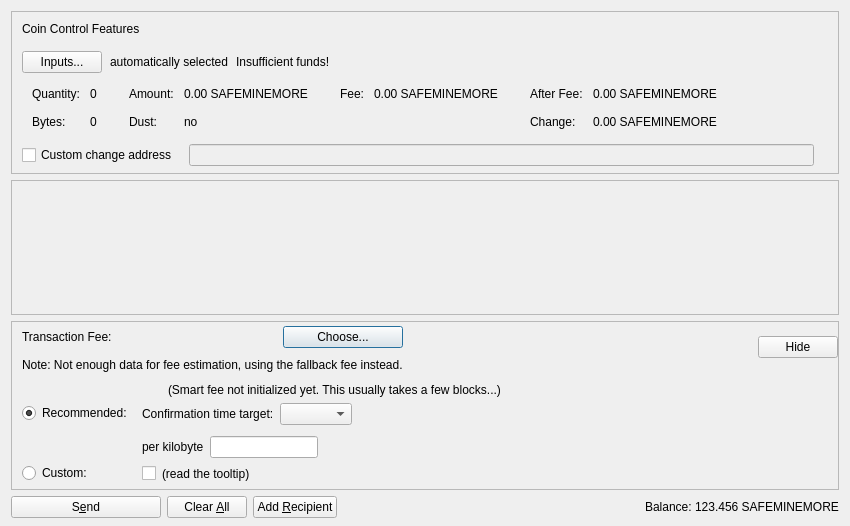
<?xml version="1.0" encoding="UTF-8"?>
<ui version="4.0">
 <class>SendCoinsDialog</class>
 <widget class="QDialog" name="SendCoinsDialog">
  <property name="geometry">
   <rect>
    <x>0</x>
    <y>0</y>
    <width>850</width>
    <height>526</height>
   </rect>
  </property>
  <property name="windowTitle">
   <string>Send Coins</string>
  </property>
  <layout class="QVBoxLayout" name="verticalLayout" stretch="0,1,0,0">
   <property name="bottomMargin">
    <number>8</number>
   </property>
   <item>
    <widget class="QFrame" name="frameCoinControl">
     <property name="sizePolicy">
      <sizepolicy hsizetype="Expanding" vsizetype="Expanding">
       <horstretch>0</horstretch>
       <verstretch>0</verstretch>
      </sizepolicy>
     </property>
     <property name="maximumSize">
      <size>
       <width>16777215</width>
       <height>16777215</height>
      </size>
     </property>
     <property name="frameShape">
      <enum>QFrame::StyledPanel</enum>
     </property>
     <property name="frameShadow">
      <enum>QFrame::Sunken</enum>
     </property>
     <layout class="QVBoxLayout" name="verticalLayoutCoinControl2">
      <property name="spacing">
       <number>0</number>
      </property>
      <property name="leftMargin">
       <number>0</number>
      </property>
      <property name="topMargin">
       <number>0</number>
      </property>
      <property name="rightMargin">
       <number>0</number>
      </property>
      <property name="bottomMargin">
       <number>6</number>
      </property>
      <item>
       <layout class="QVBoxLayout" name="verticalLayoutCoinControl" stretch="0,0,0,0,1">
        <property name="spacing">
         <number>0</number>
        </property>
        <property name="leftMargin">
         <number>10</number>
        </property>
        <property name="topMargin">
         <number>10</number>
        </property>
        <item>
         <layout class="QHBoxLayout" name="horizontalLayoutCoinControl1">
          <property name="bottomMargin">
           <number>15</number>
          </property>
          <item>
           <widget class="QLabel" name="labelCoinControlFeatures">
            <property name="sizePolicy">
             <sizepolicy hsizetype="Preferred" vsizetype="Maximum">
              <horstretch>0</horstretch>
              <verstretch>0</verstretch>
             </sizepolicy>
            </property>
            <property name="text">
             <string>Coin Control Features</string>
            </property>
           </widget>
          </item>
         </layout>
        </item>
        <item>
         <layout class="QHBoxLayout" name="horizontalLayoutCoinControl2" stretch="0,0,0,0">
          <property name="spacing">
           <number>8</number>
          </property>
          <property name="bottomMargin">
           <number>10</number>
          </property>
          <item>
           <widget class="QPushButton" name="pushButtonCoinControl">
            <property name="styleSheet">
             <string notr="true"/>
            </property>
            <property name="text">
             <string>Inputs...</string>
            </property>
            <property name="autoDefault">
             <bool>false</bool>
            </property>
           </widget>
          </item>
          <item>
           <widget class="QLabel" name="labelCoinControlAutomaticallySelected">
            <property name="text">
             <string>automatically selected</string>
            </property>
            <property name="margin">
             <number>5</number>
            </property>
           </widget>
          </item>
          <item>
           <widget class="QLabel" name="labelCoinControlInsuffFunds">
            <property name="text">
             <string>Insufficient funds!</string>
            </property>
            <property name="margin">
             <number>5</number>
            </property>
           </widget>
          </item>
          <item>
           <spacer name="horizontalSpacerCoinControl">
            <property name="orientation">
             <enum>Qt::Horizontal</enum>
            </property>
            <property name="sizeHint" stdset="0">
             <size>
              <width>40</width>
              <height>1</height>
             </size>
            </property>
           </spacer>
          </item>
         </layout>
        </item>
        <item>
         <widget class="QWidget" name="widgetCoinControl" native="true">
          <property name="sizePolicy">
           <sizepolicy hsizetype="Preferred" vsizetype="Preferred">
            <horstretch>0</horstretch>
            <verstretch>0</verstretch>
           </sizepolicy>
          </property>
          <property name="minimumSize">
           <size>
            <width>0</width>
            <height>0</height>
           </size>
          </property>
          <property name="styleSheet">
           <string notr="true"/>
          </property>
          <layout class="QHBoxLayout" name="horizontalLayoutCoinControl5">
           <property name="leftMargin">
            <number>0</number>
           </property>
           <property name="topMargin">
            <number>0</number>
           </property>
           <property name="rightMargin">
            <number>0</number>
           </property>
           <property name="bottomMargin">
            <number>0</number>
           </property>
           <item>
            <layout class="QHBoxLayout" name="horizontalLayoutCoinControl3" stretch="0,0,0,1">
             <property name="spacing">
              <number>20</number>
             </property>
             <property name="topMargin">
              <number>0</number>
             </property>
             <property name="bottomMargin">
              <number>10</number>
             </property>
             <item>
              <layout class="QFormLayout" name="formLayoutCoinControl1">
               <property name="horizontalSpacing">
                <number>10</number>
               </property>
               <property name="verticalSpacing">
                <number>14</number>
               </property>
               <property name="leftMargin">
                <number>10</number>
               </property>
               <property name="topMargin">
                <number>4</number>
               </property>
               <property name="rightMargin">
                <number>6</number>
               </property>
               <item row="0" column="0">
                <widget class="QLabel" name="labelCoinControlQuantityText">
                 <property name="text">
                  <string>Quantity:</string>
                 </property>
                 <property name="margin">
                  <number>0</number>
                 </property>
                </widget>
               </item>
               <item row="0" column="1">
                <widget class="QLabel" name="labelCoinControlQuantity">
                 <property name="cursor">
                  <cursorShape>IBeamCursor</cursorShape>
                 </property>
                 <property name="contextMenuPolicy">
                  <enum>Qt::ActionsContextMenu</enum>
                 </property>
                 <property name="text">
                  <string notr="true">0</string>
                 </property>
                 <property name="margin">
                  <number>0</number>
                 </property>
                 <property name="textInteractionFlags">
                  <set>Qt::LinksAccessibleByMouse|Qt::TextSelectableByKeyboard|Qt::TextSelectableByMouse</set>
                 </property>
                </widget>
               </item>
               <item row="1" column="0">
                <widget class="QLabel" name="labelCoinControlBytesText">
                 <property name="text">
                  <string>Bytes:</string>
                 </property>
                </widget>
               </item>
               <item row="1" column="1">
                <widget class="QLabel" name="labelCoinControlBytes">
                 <property name="cursor">
                  <cursorShape>IBeamCursor</cursorShape>
                 </property>
                 <property name="contextMenuPolicy">
                  <enum>Qt::ActionsContextMenu</enum>
                 </property>
                 <property name="text">
                  <string notr="true">0</string>
                 </property>
                 <property name="textInteractionFlags">
                  <set>Qt::LinksAccessibleByMouse|Qt::TextSelectableByKeyboard|Qt::TextSelectableByMouse</set>
                 </property>
                </widget>
               </item>
              </layout>
             </item>
             <item>
              <layout class="QFormLayout" name="formLayoutCoinControl2">
               <property name="horizontalSpacing">
                <number>10</number>
               </property>
               <property name="verticalSpacing">
                <number>14</number>
               </property>
               <property name="leftMargin">
                <number>6</number>
               </property>
               <property name="topMargin">
                <number>4</number>
               </property>
               <property name="rightMargin">
                <number>6</number>
               </property>
               <item row="0" column="0">
                <widget class="QLabel" name="labelCoinControlAmountText">
                 <property name="text">
                  <string>Amount:</string>
                 </property>
                 <property name="margin">
                  <number>0</number>
                 </property>
                </widget>
               </item>
               <item row="0" column="1">
                <widget class="QLabel" name="labelCoinControlAmount">
                 <property name="cursor">
                  <cursorShape>IBeamCursor</cursorShape>
                 </property>
                 <property name="contextMenuPolicy">
                  <enum>Qt::ActionsContextMenu</enum>
                 </property>
                 <property name="text">
                  <string notr="true">0.00 SAFEMINEMORE</string>
                 </property>
                 <property name="textInteractionFlags">
                  <set>Qt::LinksAccessibleByMouse|Qt::TextSelectableByKeyboard|Qt::TextSelectableByMouse</set>
                 </property>
                </widget>
               </item>
               <item row="1" column="0">
                <widget class="QLabel" name="labelCoinControlLowOutputText">
                 <property name="text">
                  <string>Dust:</string>
                 </property>
                </widget>
               </item>
               <item row="1" column="1">
                <widget class="QLabel" name="labelCoinControlLowOutput">
                 <property name="cursor">
                  <cursorShape>IBeamCursor</cursorShape>
                 </property>
                 <property name="contextMenuPolicy">
                  <enum>Qt::ActionsContextMenu</enum>
                 </property>
                 <property name="text">
                  <string notr="true">no</string>
                 </property>
                 <property name="textInteractionFlags">
                  <set>Qt::LinksAccessibleByMouse|Qt::TextSelectableByKeyboard|Qt::TextSelectableByMouse</set>
                 </property>
                </widget>
               </item>
              </layout>
             </item>
             <item>
              <layout class="QFormLayout" name="formLayoutCoinControl3">
               <property name="horizontalSpacing">
                <number>10</number>
               </property>
               <property name="verticalSpacing">
                <number>14</number>
               </property>
               <property name="leftMargin">
                <number>6</number>
               </property>
               <property name="topMargin">
                <number>4</number>
               </property>
               <property name="rightMargin">
                <number>6</number>
               </property>
               <item row="0" column="0">
                <widget class="QLabel" name="labelCoinControlFeeText">
                 <property name="text">
                  <string>Fee:</string>
                 </property>
                 <property name="margin">
                  <number>0</number>
                 </property>
                </widget>
               </item>
               <item row="0" column="1">
                <widget class="QLabel" name="labelCoinControlFee">
                 <property name="cursor">
                  <cursorShape>IBeamCursor</cursorShape>
                 </property>
                 <property name="contextMenuPolicy">
                  <enum>Qt::ActionsContextMenu</enum>
                 </property>
                 <property name="text">
                  <string notr="true">0.00 SAFEMINEMORE</string>
                 </property>
                 <property name="textInteractionFlags">
                  <set>Qt::LinksAccessibleByMouse|Qt::TextSelectableByKeyboard|Qt::TextSelectableByMouse</set>
                 </property>
                </widget>
               </item>
              </layout>
             </item>
             <item>
              <layout class="QFormLayout" name="formLayoutCoinControl4">
               <property name="horizontalSpacing">
                <number>10</number>
               </property>
               <property name="verticalSpacing">
                <number>14</number>
               </property>
               <property name="leftMargin">
                <number>6</number>
               </property>
               <property name="topMargin">
                <number>4</number>
               </property>
               <property name="rightMargin">
                <number>6</number>
               </property>
               <item row="0" column="0">
                <widget class="QLabel" name="labelCoinControlAfterFeeText">
                 <property name="text">
                  <string>After Fee:</string>
                 </property>
                 <property name="margin">
                  <number>0</number>
                 </property>
                </widget>
               </item>
               <item row="0" column="1">
                <widget class="QLabel" name="labelCoinControlAfterFee">
                 <property name="cursor">
                  <cursorShape>IBeamCursor</cursorShape>
                 </property>
                 <property name="contextMenuPolicy">
                  <enum>Qt::ActionsContextMenu</enum>
                 </property>
                 <property name="text">
                  <string notr="true">0.00 SAFEMINEMORE</string>
                 </property>
                 <property name="textInteractionFlags">
                  <set>Qt::LinksAccessibleByMouse|Qt::TextSelectableByKeyboard|Qt::TextSelectableByMouse</set>
                 </property>
                </widget>
               </item>
               <item row="1" column="0">
                <widget class="QLabel" name="labelCoinControlChangeText">
                 <property name="text">
                  <string>Change:</string>
                 </property>
                </widget>
               </item>
               <item row="1" column="1">
                <widget class="QLabel" name="labelCoinControlChange">
                 <property name="cursor">
                  <cursorShape>IBeamCursor</cursorShape>
                 </property>
                 <property name="contextMenuPolicy">
                  <enum>Qt::ActionsContextMenu</enum>
                 </property>
                 <property name="text">
                  <string notr="true">0.00 SAFEMINEMORE</string>
                 </property>
                 <property name="textInteractionFlags">
                  <set>Qt::LinksAccessibleByMouse|Qt::TextSelectableByKeyboard|Qt::TextSelectableByMouse</set>
                 </property>
                </widget>
               </item>
              </layout>
             </item>
            </layout>
           </item>
          </layout>
         </widget>
        </item>
        <item>
         <layout class="QHBoxLayout" name="horizontalLayoutCoinControl4" stretch="0,0,0">
          <property name="spacing">
           <number>12</number>
          </property>
          <property name="sizeConstraint">
           <enum>QLayout::SetDefaultConstraint</enum>
          </property>
          <property name="topMargin">
           <number>5</number>
          </property>
          <property name="rightMargin">
           <number>5</number>
          </property>
          <item>
           <widget class="QCheckBox" name="checkBoxCoinControlChange">
            <property name="toolTip">
             <string>If this is activated, but the change address is empty or invalid, change will be sent to a newly generated address.</string>
            </property>
            <property name="text">
             <string>Custom change address</string>
            </property>
           </widget>
          </item>
          <item>
           <widget class="QValidatedLineEdit" name="lineEditCoinControlChange">
            <property name="enabled">
             <bool>false</bool>
            </property>
            <property name="sizePolicy">
             <sizepolicy hsizetype="Expanding" vsizetype="Fixed">
              <horstretch>0</horstretch>
              <verstretch>0</verstretch>
             </sizepolicy>
            </property>
           </widget>
          </item>
          <item>
           <widget class="QLabel" name="labelCoinControlChangeLabel">
            <property name="sizePolicy">
             <sizepolicy hsizetype="Preferred" vsizetype="Expanding">
              <horstretch>0</horstretch>
              <verstretch>0</verstretch>
             </sizepolicy>
            </property>
            <property name="minimumSize">
             <size>
              <width>0</width>
              <height>0</height>
             </size>
            </property>
            <property name="text">
             <string/>
            </property>
            <property name="margin">
             <number>3</number>
            </property>
           </widget>
          </item>
         </layout>
        </item>
        <item>
         <spacer name="verticalSpacerCoinControl">
          <property name="orientation">
           <enum>Qt::Vertical</enum>
          </property>
          <property name="sizeHint" stdset="0">
           <size>
            <width>800</width>
            <height>1</height>
           </size>
          </property>
         </spacer>
        </item>
       </layout>
      </item>
     </layout>
    </widget>
   </item>
   <item>
    <widget class="QScrollArea" name="scrollArea">
     <property name="widgetResizable">
      <bool>true</bool>
     </property>
     <widget class="QWidget" name="scrollAreaWidgetContents">
      <property name="geometry">
       <rect>
        <x>0</x>
        <y>0</y>
        <width>830</width>
        <height>104</height>
       </rect>
      </property>
      <layout class="QVBoxLayout" name="verticalLayout_2" stretch="0,1">
       <property name="leftMargin">
        <number>0</number>
       </property>
       <property name="topMargin">
        <number>0</number>
       </property>
       <property name="rightMargin">
        <number>0</number>
       </property>
       <property name="bottomMargin">
        <number>0</number>
       </property>
       <item>
        <layout class="QVBoxLayout" name="entries">
         <property name="spacing">
          <number>6</number>
         </property>
        </layout>
       </item>
       <item>
        <spacer name="verticalSpacer">
         <property name="orientation">
          <enum>Qt::Vertical</enum>
         </property>
         <property name="sizeHint" stdset="0">
          <size>
           <width>20</width>
           <height>40</height>
          </size>
         </property>
        </spacer>
       </item>
      </layout>
     </widget>
    </widget>
   </item>
   <item>
    <widget class="QFrame" name="frameFee">
     <property name="sizePolicy">
      <sizepolicy hsizetype="Expanding" vsizetype="Expanding">
       <horstretch>0</horstretch>
       <verstretch>0</verstretch>
      </sizepolicy>
     </property>
     <property name="maximumSize">
      <size>
       <width>16777215</width>
       <height>16777215</height>
      </size>
     </property>
     <property name="frameShape">
      <enum>QFrame::StyledPanel</enum>
     </property>
     <property name="frameShadow">
      <enum>QFrame::Sunken</enum>
     </property>
     <layout class="QVBoxLayout" name="verticalLayoutFee1">
      <property name="spacing">
       <number>0</number>
      </property>
      <property name="leftMargin">
       <number>0</number>
      </property>
      <property name="topMargin">
       <number>0</number>
      </property>
      <property name="rightMargin">
       <number>0</number>
      </property>
      <property name="bottomMargin">
       <number>0</number>
      </property>
      <item>
       <layout class="QVBoxLayout" name="verticalLayoutFee2" stretch="0,0,0">
        <property name="spacing">
         <number>0</number>
        </property>
        <property name="leftMargin">
         <number>10</number>
        </property>
        <property name="topMargin">
         <number>0</number>
        </property>
        <item>
         <layout class="QHBoxLayout" name="horizontalLayoutFee1">
          <property name="bottomMargin">
           <number>0</number>
          </property>
          <item>
           <layout class="QVBoxLayout" name="verticalLayoutFee7">
            <property name="spacing">
             <number>0</number>
            </property>
            <item>
             <spacer name="verticalSpacerSmartFee">
              <property name="orientation">
               <enum>Qt::Vertical</enum>
              </property>
              <property name="sizeType">
               <enum>QSizePolicy::Fixed</enum>
              </property>
              <property name="sizeHint" stdset="0">
               <size>
                <width>1</width>
                <height>4</height>
               </size>
              </property>
             </spacer>
            </item>
            <item>
             <layout class="QHBoxLayout" name="horizontalLayoutSmartFee">
              <property name="spacing">
               <number>10</number>
              </property>
              <item>
               <widget class="QLabel" name="labelFeeHeadline">
                <property name="sizePolicy">
                 <sizepolicy hsizetype="Preferred" vsizetype="Maximum">
                  <horstretch>0</horstretch>
                  <verstretch>0</verstretch>
                 </sizepolicy>
                </property>
                <property name="text">
                 <string>Transaction Fee:</string>
                </property>
               </widget>
              </item>
              <item>
               <widget class="QLabel" name="labelFeeMinimized">
                <property name="text">
                 <string/>
                </property>
               </widget>
              </item>
              <item>
               <widget class="QPushButton" name="buttonChooseFee">
                <property name="text">
                 <string>Choose...</string>
                </property>
               </widget>
              </item>
             </layout>
            </item>
            <item>
             <spacer name="verticalSpacer_7">
              <property name="orientation">
               <enum>Qt::Vertical</enum>
              </property>
              <property name="sizeHint" stdset="0">
               <size>
                <width>1</width>
                <height>10</height>
               </size>
              </property>
             </spacer>
            </item>
            <item>
             <widget class="QLabel" name="fallbackFeeWarningLabel">
              <property name="toolTip">
               <string>Using the fallbackfee can result in sending a transaction that will take several hours or days (or never) to confirm. Consider choosing your fee manually or wait until you have validated the complete chain.</string>
              </property>
              <property name="text">
               <string>Note: Not enough data for fee estimation, using the fallback fee instead.</string>
              </property>
              <property name="wordWrap">
               <bool>false</bool>
              </property>
             </widget>
            </item>
            <item>
             <spacer name="verticalSpacer_5">
              <property name="orientation">
               <enum>Qt::Vertical</enum>
              </property>
              <property name="sizeHint" stdset="0">
               <size>
                <width>1</width>
                <height>1</height>
               </size>
              </property>
             </spacer>
            </item>
           </layout>
          </item>
          <item>
           <spacer name="horizontalSpacer_4">
            <property name="orientation">
             <enum>Qt::Horizontal</enum>
            </property>
            <property name="sizeHint" stdset="0">
             <size>
              <width>1</width>
              <height>1</height>
             </size>
            </property>
           </spacer>
          </item>
          <item>
           <widget class="QPushButton" name="buttonMinimizeFee">
            <property name="toolTip">
             <string>collapse fee-settings</string>
            </property>
            <property name="text">
             <string>Hide</string>
            </property>
           </widget>
          </item>
         </layout>
        </item>
        <item>
         <widget class="QFrame" name="frameFeeSelection">
          <layout class="QVBoxLayout" name="verticalLayoutFee12">
           <property name="spacing">
            <number>0</number>
           </property>
           <property name="leftMargin">
            <number>0</number>
           </property>
           <property name="topMargin">
            <number>0</number>
           </property>
           <property name="rightMargin">
            <number>0</number>
           </property>
           <property name="bottomMargin">
            <number>0</number>
           </property>
           <item>
            <layout class="QGridLayout" name="gridLayoutFee">
             <property name="topMargin">
              <number>10</number>
             </property>
             <property name="bottomMargin">
              <number>4</number>
             </property>
             <property name="horizontalSpacing">
              <number>10</number>
             </property>
             <property name="verticalSpacing">
              <number>4</number>
             </property>
             <item row="1" column="1">
              <layout class="QVBoxLayout" name="verticalLayoutFee8">
               <property name="spacing">
                <number>6</number>
               </property>
               <property name="topMargin">
                <number>3</number>
               </property>
               <item>
                <layout class="QHBoxLayout" name="horizontalLayoutFee13" stretch="0,0,1">
                 <item>
                  <widget class="QLabel" name="labelCustomPerKilobyte">
                   <property name="toolTip">
                    <string>If the custom fee is set to 1000 ruffs and the transaction is only 250 bytes, then &quot;per kilobyte&quot; only pays 250 ruffs in fee,&lt;br /&gt;while &quot;at least&quot; pays 1000 ruffs. For transactions bigger than a kilobyte both pay by kilobyte.</string>
                   </property>
                   <property name="text">
                    <string>per kilobyte</string>
                   </property>
                  </widget>
                 </item>
                 <item>
                  <widget class="BitcoinAmountField" name="customFee"/>
                 </item>
                 <item>
                  <spacer name="horizontalSpacer_6">
                   <property name="orientation">
                    <enum>Qt::Horizontal</enum>
                   </property>
                   <property name="sizeHint" stdset="0">
                    <size>
                     <width>1</width>
                     <height>1</height>
                    </size>
                   </property>
                  </spacer>
                 </item>
                </layout>
               </item>
               <item>
                <layout class="QHBoxLayout" name="horizontalLayoutFee8">
                 <item>
                  <widget class="QCheckBox" name="checkBoxMinimumFee">
                   <property name="toolTip">
                    <string>Paying only the minimum fee is just fine as long as there is less transaction volume than space in the blocks.&lt;br /&gt;But be aware that this can end up in a never confirming transaction once there is more demand for safeminemore transactions than the network can process.</string>
                   </property>
                   <property name="text">
                    <string/>
                   </property>
                  </widget>
                 </item>
                 <item>
                  <widget class="QLabel" name="labelMinFeeWarning">
                   <property name="enabled">
                    <bool>true</bool>
                   </property>
                   <property name="toolTip">
                    <string>Paying only the minimum fee is just fine as long as there is less transaction volume than space in the blocks.&lt;br /&gt;But be aware that this can end up in a never confirming transaction once there is more demand for safeminemore transactions than the network can process.</string>
                   </property>
                   <property name="text">
                    <string>(read the tooltip)</string>
                   </property>
                   <property name="margin">
                    <number>5</number>
                   </property>
                  </widget>
                 </item>
                 <item>
                  <spacer name="horizontalSpacer_2">
                   <property name="orientation">
                    <enum>Qt::Horizontal</enum>
                   </property>
                   <property name="sizeHint" stdset="0">
                    <size>
                     <width>1</width>
                     <height>1</height>
                    </size>
                   </property>
                  </spacer>
                 </item>
                </layout>
               </item>
              </layout>
             </item>
             <item row="0" column="0">
              <layout class="QVBoxLayout" name="verticalLayoutFee4" stretch="0,1">
               <property name="topMargin">
                <number>20</number>
               </property>
               <property name="bottomMargin">
                <number>3</number>
               </property>
               <item>
                <widget class="QRadioButton" name="radioSmartFee">
                 <property name="text">
                  <string>Recommended:</string>
                 </property>
                 <property name="checked">
                  <bool>true</bool>
                 </property>
                 <attribute name="buttonGroup">
                  <string notr="true">groupFee</string>
                 </attribute>
                </widget>
               </item>
               <item>
                <spacer name="verticalSpacer_2">
                 <property name="orientation">
                  <enum>Qt::Vertical</enum>
                 </property>
                 <property name="sizeHint" stdset="0">
                  <size>
                   <width>1</width>
                   <height>1</height>
                  </size>
                 </property>
                </spacer>
               </item>
              </layout>
             </item>
             <item row="1" column="0">
              <layout class="QVBoxLayout" name="verticalLayoutFee9" stretch="0,1">
               <property name="topMargin">
                <number>30</number>
               </property>
               <item>
                <widget class="QRadioButton" name="radioCustomFee">
                 <property name="text">
                  <string>Custom:</string>
                 </property>
                 <attribute name="buttonGroup">
                  <string notr="true">groupFee</string>
                 </attribute>
                </widget>
               </item>
               <item>
                <spacer name="verticalSpacer_6">
                 <property name="orientation">
                  <enum>Qt::Vertical</enum>
                 </property>
                 <property name="sizeHint" stdset="0">
                  <size>
                   <width>1</width>
                   <height>1</height>
                  </size>
                 </property>
                </spacer>
               </item>
              </layout>
             </item>
             <item row="0" column="1">
              <layout class="QVBoxLayout" name="verticalLayoutFee3" stretch="0,0,1">
               <property name="spacing">
                <number>6</number>
               </property>
               <property name="topMargin">
                <number>0</number>
               </property>
               <property name="bottomMargin">
                <number>3</number>
               </property>
               <item>
                <layout class="QHBoxLayout" name="horizontalLayoutFee12">
                 <item>
                  <widget class="QLabel" name="labelSmartFee">
                   <property name="text">
                    <string/>
                   </property>
                   <property name="margin">
                    <number>2</number>
                   </property>
                  </widget>
                 </item>
                 <item>
                  <widget class="QLabel" name="labelFeeEstimation">
                   <property name="text">
                    <string/>
                   </property>
                  </widget>
                 </item>
                 <item>
                  <widget class="QLabel" name="labelSmartFee2">
                   <property name="text">
                    <string>(Smart fee not initialized yet. This usually takes a few blocks...)</string>
                   </property>
                   <property name="margin">
                    <number>2</number>
                   </property>
                  </widget>
                 </item>
                 <item>
                  <spacer name="horizontalSpacer_5">
                   <property name="orientation">
                    <enum>Qt::Horizontal</enum>
                   </property>
                   <property name="sizeHint" stdset="0">
                    <size>
                     <width>1</width>
                     <height>1</height>
                    </size>
                   </property>
                  </spacer>
                 </item>
                </layout>
               </item>
               <item>
                <layout class="QHBoxLayout" name="horizontalLayoutFee9">
                 <item>
                  <layout class="QVBoxLayout" name="verticalLayoutFee6">
                   <item>
                    <widget class="QLabel" name="labelSmartFee3">
                     <property name="text">
                      <string>Confirmation time target:</string>
                     </property>
                     <property name="margin">
                      <number>2</number>
                     </property>
                    </widget>
                   </item>
                  </layout>
                 </item>
                 <item>
                  <layout class="QVBoxLayout" name="verticalLayoutFee5">
                   <property name="rightMargin">
                    <number>30</number>
                   </property>
                   <item>
                    <layout class="QHBoxLayout" name="horizontalLayoutConfTarget">
                     <property name="bottomMargin">
                      <number>0</number>
                     </property>
                     <item>
                      <widget class="QComboBox" name="confTargetSelector"/>
                     </item>
                     <item>
                      <spacer name="horizontalSpacerConfTarget">
                       <property name="orientation">
                        <enum>Qt::Horizontal</enum>
                       </property>
                       <property name="sizeHint" stdset="0">
                        <size>
                         <width>40</width>
                         <height>20</height>
                        </size>
                       </property>
                      </spacer>
                     </item>
                    </layout>
                   </item>
                  </layout>
                 </item>
                </layout>
               </item>
               <item>
                <spacer name="verticalSpacer_4">
                 <property name="orientation">
                  <enum>Qt::Vertical</enum>
                 </property>
                 <property name="sizeHint" stdset="0">
                  <size>
                   <width>1</width>
                   <height>1</height>
                  </size>
                 </property>
                </spacer>
               </item>
              </layout>
             </item>
            </layout>
           </item>
          </layout>
         </widget>
        </item>
        <item>
         <spacer name="verticalSpacerFee">
          <property name="orientation">
           <enum>Qt::Vertical</enum>
          </property>
          <property name="sizeHint" stdset="0">
           <size>
            <width>800</width>
            <height>1</height>
           </size>
          </property>
         </spacer>
        </item>
       </layout>
      </item>
     </layout>
    </widget>
   </item>
   <item>
    <layout class="QHBoxLayout" name="horizontalLayout">
     <item>
      <widget class="QPushButton" name="sendButton">
       <property name="minimumSize">
        <size>
         <width>150</width>
         <height>0</height>
        </size>
       </property>
       <property name="toolTip">
        <string>Confirm the send action</string>
       </property>
       <property name="text">
        <string>S&amp;end</string>
       </property>
       <property name="autoDefault">
        <bool>false</bool>
       </property>
       <property name="default">
        <bool>false</bool>
       </property>
      </widget>
     </item>
     <item>
      <widget class="QPushButton" name="clearButton">
       <property name="sizePolicy">
        <sizepolicy hsizetype="Minimum" vsizetype="Fixed">
         <horstretch>0</horstretch>
         <verstretch>0</verstretch>
        </sizepolicy>
       </property>
       <property name="toolTip">
        <string>Clear all fields of the form.</string>
       </property>
       <property name="text">
        <string>Clear &amp;All</string>
       </property>
       <property name="autoDefault">
        <bool>false</bool>
       </property>
      </widget>
     </item>
     <item>
      <widget class="QPushButton" name="addButton">
       <property name="toolTip">
        <string>Send to multiple recipients at once</string>
       </property>
       <property name="text">
        <string>Add &amp;Recipient</string>
       </property>
       <property name="autoDefault">
        <bool>false</bool>
       </property>
      </widget>
     </item>
     <item>
      <spacer name="horizontalSpacer">
       <property name="orientation">
        <enum>Qt::Horizontal</enum>
       </property>
       <property name="sizeHint" stdset="0">
        <size>
         <width>40</width>
         <height>20</height>
        </size>
       </property>
      </spacer>
     </item>
     <item>
      <layout class="QHBoxLayout" name="horizontalLayout_2">
       <property name="spacing">
        <number>3</number>
       </property>
       <item>
        <widget class="QLabel" name="labelBalanceText">
         <property name="text">
          <string>Balance:</string>
         </property>
        </widget>
       </item>
       <item>
        <widget class="QLabel" name="labelBalance">
         <property name="sizePolicy">
          <sizepolicy hsizetype="Preferred" vsizetype="Preferred">
           <horstretch>0</horstretch>
           <verstretch>0</verstretch>
          </sizepolicy>
         </property>
         <property name="cursor">
          <cursorShape>IBeamCursor</cursorShape>
         </property>
         <property name="text">
          <string notr="true">123.456 SAFEMINEMORE</string>
         </property>
         <property name="textInteractionFlags">
          <set>Qt::LinksAccessibleByMouse|Qt::TextSelectableByKeyboard|Qt::TextSelectableByMouse</set>
         </property>
        </widget>
       </item>
      </layout>
     </item>
    </layout>
   </item>
  </layout>
 </widget>
 <customwidgets>
  <customwidget>
   <class>QValidatedLineEdit</class>
   <extends>QLineEdit</extends>
   <header>qt/qvalidatedlineedit.h</header>
  </customwidget>
  <customwidget>
   <class>BitcoinAmountField</class>
   <extends>QLineEdit</extends>
   <header>qt/bitcoinamountfield.h</header>
   <container>1</container>
  </customwidget>
 </customwidgets>
 <resources>
  <include location="../safeminemore.qrc"/>
 </resources>
 <connections/>
 <buttongroups>
  <buttongroup name="groupFee"/>
 </buttongroups>
</ui>
